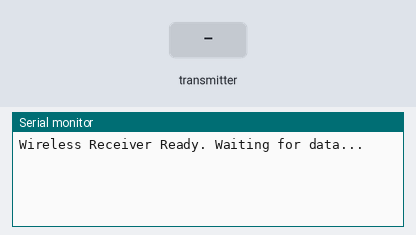
The sketch below on a simulated Arduino Uno, built with avr-gcc and run on an emulated ATmega328P. On the bench: the last lines printed to the serial monitor. The inputs (shaded band) are chosen by the test bench. No radio packets arrive unless stated.

Above: at 1.2 s.
1.3 s: the transmitter starts sending rpm = 0
At 1.38 s:
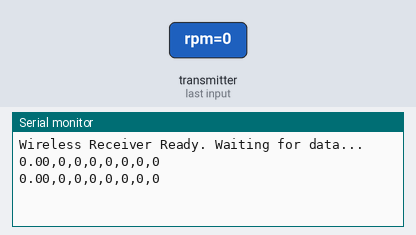
3.2 s: the transmitter starts sending steerX = 256
At 3.21 s:
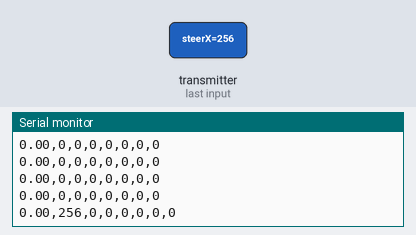
6.2 s: the transmitter starts sending steerY = 0
9.2 s: the transmitter starts sending leftClick = 256
At 9.34 s:
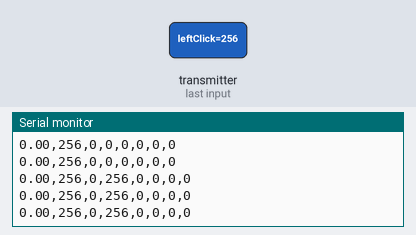
10.7 s: the transmitter starts sending steerX = 0
At 10.77 s:
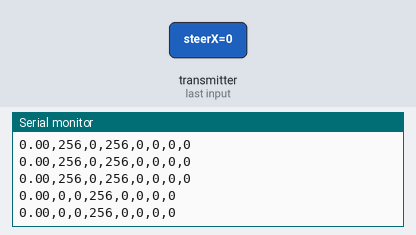
13.7 s: the transmitter starts sending rightClick = 256
At 13.83 s:
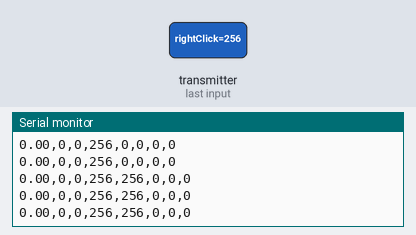

The sketch:

bicycleReceiverInterface3.ino
```cpp
// rx_serial_interface.ino - Receiver (PC Side)
// Receives wireless data and prints it to the PC's Serial port
// in the EXACT 8-part format required by the Python script:
// RPM,SteerX,SteerY,LeftClick,RightClick,ScrollUp,ScrollDown,MotionToggle\n

#include <SPI.h>
#include "RF24.h"

// --- NRF24L01 PIN DEFINITIONS ---
RF24 radio(9, 10); // CE, CSN
const byte addresses[][6] = {"00001"}; // Unique address for the pipe (MUST MATCH TX)

// --- DATA STRUCTURE (MUST MATCH TRANSMITTER - 8 PARTS) ---
struct Payload {
    float rpm;
    int steerX;
    int steerY;
    int leftClick;
    int rightClick;
    int scrollUp;
    int scrollDown;
    int motionToggle; // New
};

void setup() {
  // IMPORTANT: The Python script is looking for this exact baud rate!
  Serial.begin(9600);

  // 1. Initialize Radio
  radio.begin();
  radio.openReadingPipe(1, addresses[0]);
  radio.setPALevel(RF24_PA_LOW);
  radio.startListening(); // Set as receiver

  Serial.println("Wireless Receiver Ready. Waiting for data...");
}

void loop() {
  // Check if data is available in the radio buffer
  if (radio.available()) {
    Payload receivedData;

    // Read the data packet
    radio.read(&receivedData, sizeof(receivedData));

    // Print the received data to the Serial port in the EXACT 8-part format
    // R,X,Y,L,R,SU,SD,MT\n
    Serial.print(receivedData.rpm);
    Serial.print(",");
    Serial.print(receivedData.steerX);
    Serial.print(",");
    Serial.print(receivedData.steerY);
    Serial.print(",");
    Serial.print(receivedData.leftClick);
    Serial.print(",");
    Serial.print(receivedData.rightClick);
    Serial.print(",");
    Serial.print(receivedData.scrollUp);
    Serial.print(",");
    Serial.print(receivedData.scrollDown);
    Serial.print(",");
    Serial.println(receivedData.motionToggle); // Print motion toggle state
  }

  delay(10); // Small delay to prevent blocking
}
```

Measured:
- after the input at 1.3 s, the serial monitor: prints a new line at once (image 1)
- after the input at 3.2 s, the serial monitor: prints a new line at once (image 2)
- after the input at 9.2 s, the serial monitor: prints a new line at once (image 3)
- after the input at 10.7 s, the serial monitor: prints a new line at once (image 4)
- after the input at 13.7 s, the serial monitor: prints a new line at once (image 5)
